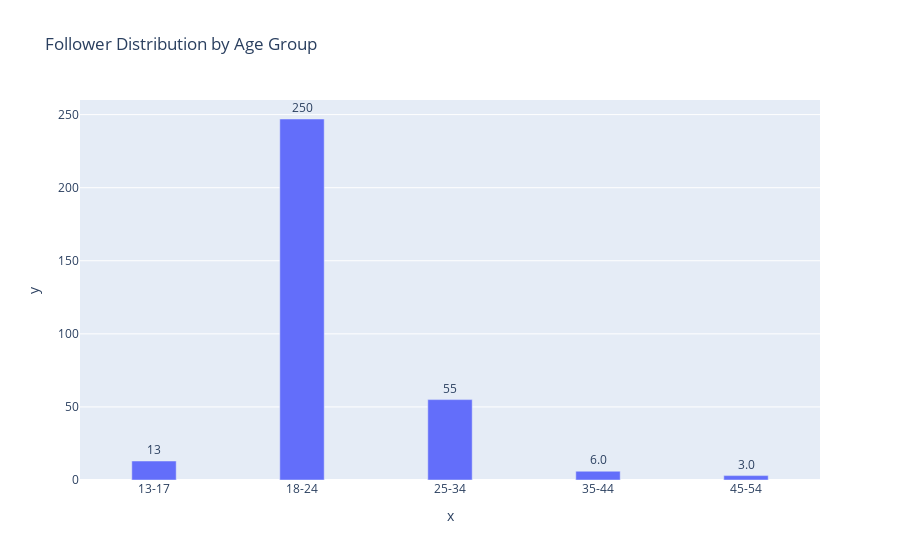

Notebook source saved alongside this figure:
### Code cell
age_func(insta_id=17841438618674025,access_token="EAATyJSzqOE8BO3uRn1DvmZCjgK9SlSEfYY7mua1psy0fFOvR1n7oOHkrkTUpy4KieIVEDo69z0suzZBuOon71ZAecZBlAtI7ECt6UhV0YZCGWnbGiiem5RrU45nbHYWZBylAkahmhZB7UmzYoy3CZAmtJ3VLE7Mc3OVyuTACoct1bSVSI5cyyAHhbeJOqcqsTp1F21DE3geQUVIVjxU2FZCNCkfDsQY72DxsJUUcWjfIOp9R0o8ZA6m6ezMkF0VWG0dpq7oQu1PpqHHwZDZD")

### Figure 1 — Plotly figure (JSON) as saved in the notebook; plotly's stock layout.template omitted (floating-point values rounded to 4 significant figures)
{"data": [{"alignmentgroup": "True", "cliponaxis": false, "hovertemplate": "x=%{x}<br>y=%{y}<extra></extra>", "legendgroup": "", "marker": {"color": "#636efa", "pattern": {"shape": ""}}, "name": "", "offsetgroup": "", "orientation": "v", "showlegend": false, "textangle": 0, "textfont": {"size": 12}, "textposition": "outside", "texttemplate": "%{y:.2s}", "type": "bar", "width": 0.3, "x": ["13-17", "18-24", "25-34", "35-44", "45-54"], "xaxis": "x", "y": [13, 247, 55, 6, 3], "yaxis": "y"}], "layout": {"barmode": "relative", "legend": {"tracegroupgap": 0}, "title": {"text": "Follower Distribution by Age Group"}, "xaxis": {"anchor": "y", "domain": [0, 1], "title": {"text": "x"}}, "yaxis": {"anchor": "x", "domain": [0, 1], "title": {"text": "y"}}}}
